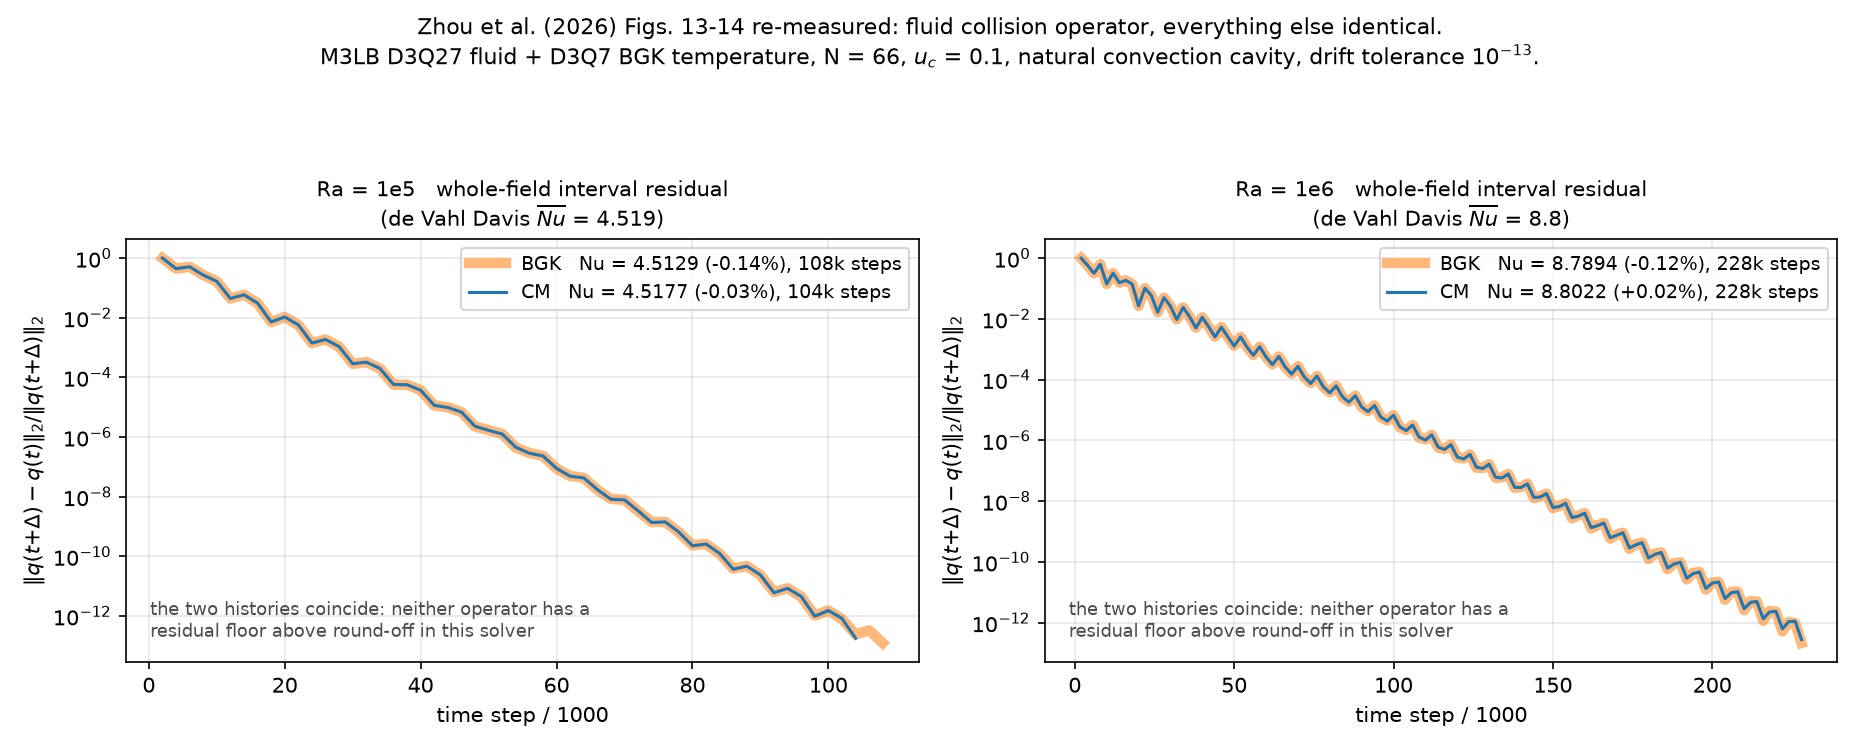

Generate this figure with Python:
#!/usr/bin/env python3
# NOTE ON DEPENDENCIES. Needs numpy and matplotlib; the SYSTEM python has
# neither. python3 -m venv /tmp/v && /tmp/v/bin/pip install numpy matplotlib
"""The paper's Figs. 13 and 14 claim: a central-moments collision keeps driving
the residual down where BGK stalls. This is that claim, re-measured.

One case (Sec. 3.2 natural convection), one resolution, one u_c; the D3Q7 BGK
temperature field is common to both runs, so the only difference is the FLUID
collision operator. Reads the -v residual history from the driver's stdout.

Usage: zhou_operator_residuals.py out.png label=file.txt [label=file.txt ...]
"""
import re, sys
import numpy as np
import matplotlib
matplotlib.use("Agg")
import matplotlib.pyplot as plt

out = sys.argv[1]
runs = [a.split("=", 1) for a in sys.argv[2:]]

LINE = re.compile(r"t = (\d+)\s+res ([\d.eE+-]+)\s+drift ([\d.eE+-]+)"
                  r"\s+Nu_hot ([\d.eE+-]+)")
# BGK is drawn wide and pale UNDERNEATH, CM thin and dark on top, because the
# two histories coincide: a same-width dashed line simply vanishes under the
# solid one and the reader cannot tell whether it was plotted at all.
style = {"bgk": ("tab:orange", "-", 5.0, 0.55), "cm": ("tab:blue", "-", 1.5, 1.0),
         "mrt": ("tab:green", ":", 1.5, 1.0)}

plt.rcParams.update({"font.size": 10})
fig, ax = plt.subplots(1, 2, figsize=(12.4, 5.0))

for label, path in runs:
    op, ra = label.split("@")
    t, res, nu = [], [], []
    for ln in open(path):
        m = LINE.search(ln)
        if m:
            t.append(int(m.group(1))); res.append(float(m.group(2)))
            nu.append(float(m.group(4)))
    if not t:
        continue
    c, ls, lw, al = style.get(op, ("k", "-", 1.5, 1.0))
    a = ax[0] if ra == "1e5" else ax[1]
    dev = 100.0 * (nu[-1] / (4.519 if ra == "1e5" else 8.800) - 1.0)
    a.semilogy(np.array(t) / 1000.0, res, ls, color=c, lw=lw, alpha=al,
               label=f"{op.upper()}   Nu = {nu[-1]:.4f} ({dev:+.2f}%),"
                     f" {t[-1]//1000}k steps")

for a, ra, davis in ((ax[0], "1e5", 4.519), (ax[1], "1e6", 8.800)):
    a.text(0.03, 0.06, "the two histories coincide: neither operator has a\n"
                       "residual floor above round-off in this solver",
           transform=a.transAxes, fontsize=8.5, color="0.3")
    a.set_xlabel("time step / 1000")
    a.set_ylabel(r"$\|q(t{+}\Delta) - q(t)\|_2 / \|q(t{+}\Delta)\|_2$")
    a.set_title(f"Ra = {ra}   whole-field interval residual\n"
                f"(de Vahl Davis $\\overline{{Nu}}$ = {davis})", fontsize=10)
    a.legend(fontsize=9); a.grid(alpha=0.3, which="both")

# N is read from the run rather than written into the caption, because the first
# version of this script carried a resolution the runs had not used.
N = "?"
for _, path in runs:
    for ln in open(path):
        if "(H =" in ln:
            N = ln.split("N = ")[1].split(" ")[0]
            break
    if N != "?":
        break
fig.suptitle("Zhou et al. (2026) Figs. 13-14 re-measured: fluid collision "
             "operator, everything else identical.\nM3LB D3Q27 fluid + D3Q7 BGK "
             f"temperature, N = {N}, $u_c$ = 0.1, natural convection cavity, "
             "drift tolerance $10^{-13}$.", fontsize=10.5)
fig.tight_layout(rect=(0, 0, 1, 0.90))
fig.savefig(out, dpi=150)
print("wrote", out)
